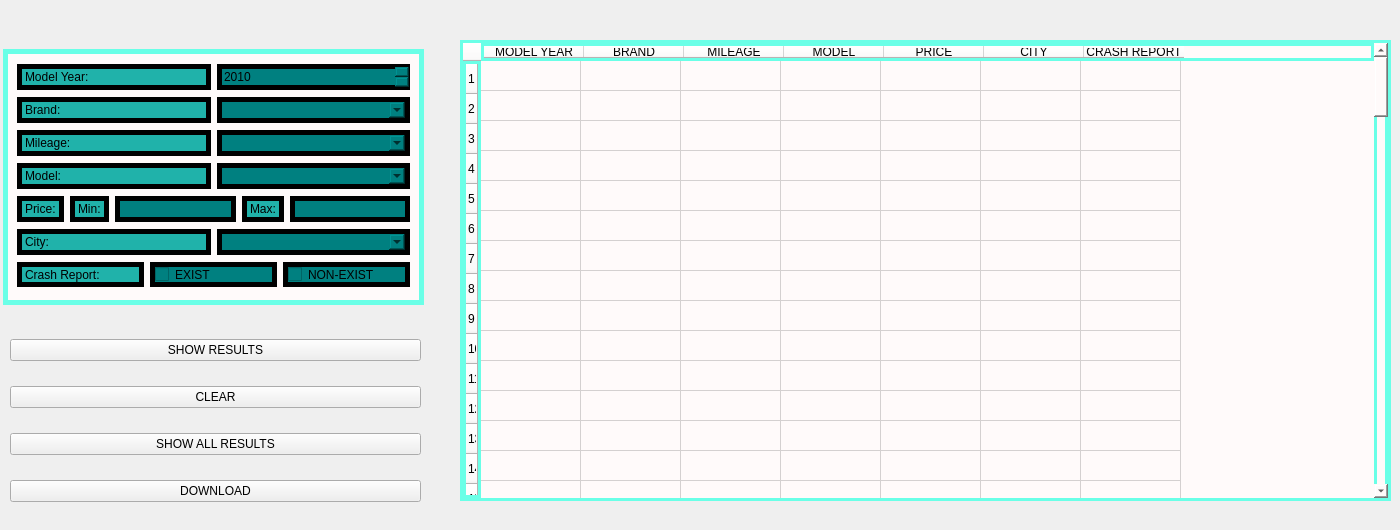
  <widget class="QWidget" name="centralwidget">
   <widget class="QTableWidget" name="tableWidget">
    <property name="geometry">
     <rect>
      <x>460</x>
      <y>40</y>
      <width>931</width>
      <height>461</height>
     </rect>
    </property>
    <property name="styleSheet">
     <string notr="true">border-style: solid;
border-width: 3px;
border-color: #6affe7;
background-color: #FFFAFA;</string>
    </property>
    <property name="rowCount">
     <number>99</number>
    </property>
    <property name="columnCount">
     <number>7</number>
    </property>
    <row>
     <property name="text">
      <string>1</string>
     </property>
    </row>
    <row>
     <property name="text">
      <string>2</string>
     </property>
    </row>
    <row>
     <property name="text">
      <string>3</string>
     </property>
    </row>
    <row>
     <property name="text">
      <string>4</string>
     </property>
    </row>
    <row/>
    <row/>
    <row/>
    <row/>
    <row/>
    <row/>
    <row/>
    <row/>
    <row/>
    <row/>
    <row/>
    <row/>
    <row/>
    <row/>
    <row/>
    <row/>
    <row/>
    <row/>
    <row/>
    <row/>
    <row/>
    <row/>
    <row/>
    <row/>
    <row/>
    <row/>
    <row/>
    <row/>
    <row/>
    <row/>
    <row/>
    <row/>
    <row/>
    <row/>
    <row/>
    <row/>
    <row/>
    <row/>
    <row/>
    <row/>
    <row/>
    <row/>
    <row/>
    <row/>
    <row/>
    <row/>
    <row/>
    <row/>
    <row/>
    <row/>
    <row/>
    <row/>
    <row/>
    <row/>
    <row/>
    <row/>
    <row/>
    <row/>
    <row/>
    <row/>
    <row/>
    <row/>
    <row/>
    <row/>
    <row/>
    <row/>
    <row/>
    <row/>
    <row/>
    <row/>
    <row/>
    <row/>
    <row/>
    <row/>
    <row/>
    <row/>
    <row/>
    <row/>
    <row/>
    <row/>
    <row/>
    <row/>
    <row/>
    <row/>
    <row/>
    <row/>
    <row/>
    <row/>
    <row/>
    <row/>
    <row/>
    <row/>
    <row/>
    <row/>
    <row/>
    <column>
     <property name="text">
      <string>MODEL YEAR</string>
     </property>
    </column>
    <column>
     <property name="text">
      <string>BRAND</string>
     </property>
     <property name="background">
      <color>
       <red>0</red>
       <green>128</green>
       <blue>128</blue>
      </color>
     </property>
    </column>
    <column>
     <property name="text">
      <string>MILEAGE</string>
     </property>
    </column>
    <column>
     <property name="text">
      <string>MODEL</string>
     </property>
    </column>
    <column>
     <property name="text">
      <string>PRİCE</string>
     </property>
    </column>
    <column>
     <property name="text">
      <string>CITY</string>
     </property>
    </column>
    <column>
     <property name="text">
      <string>CRASH REPORT</string>
     </property>
    </column>
   </widget>
   <widget class="QFrame" name="frameFilter">
    <property name="geometry">
     <rect>
      <x>3</x>
      <y>49</y>
      <width>421</width>
      <height>256</height>
     </rect>
    </property>
    <property name="styleSheet">
     <string notr="true">border-style: solid;
border-width: 5px;
border-color: #6affe7;
background-color: #FFFAFA;</string>
    </property>
    <property name="frameShape">
     <enum>QFrame::StyledPanel</enum>
    </property>
    <property name="frameShadow">
     <enum>QFrame::Raised</enum>
    </property>
    <layout class="QGridLayout" name="gridLayout">
     <item row="0" column="0">
      <layout class="QVBoxLayout" name="verticalLayoutFilter">
       <item>
        <layout class="QHBoxLayout" name="horizontalLayout">
         <item>
          <widget class="QLabel" name="label">
           <property name="styleSheet">
            <string notr="true">color: black;
border-color: black;
background-color: #20B2AA;</string>
           </property>
           <property name="text">
            <string>Model Year:</string>
           </property>
          </widget>
         </item>
         <item>
          <widget class="QSpinBox" name="spinBox">
           <property name="styleSheet">
            <string notr="true">QSpinBox{
	border-color:black;
	color: black;
	background-color: #008080;
}
QSpinBox:hover{
	background-color: #57fff1;
}</string>
           </property>
           <property name="minimum">
            <number>2010</number>
           </property>
           <property name="maximum">
            <number>2024</number>
           </property>
          </widget>
         </item>
        </layout>
       </item>
       <item>
        <layout class="QHBoxLayout" name="horizontalLayout_2">
         <item>
          <widget class="QLabel" name="label_2">
           <property name="styleSheet">
            <string notr="true">color: black;
border-color: black;
background-color: #20B2AA;</string>
           </property>
           <property name="text">
            <string>Brand:</string>
           </property>
          </widget>
         </item>
         <item>
          <widget class="QComboBox" name="comboBox_2">
           <property name="cursor">
            <cursorShape>PointingHandCursor</cursorShape>
           </property>
           <property name="styleSheet">
            <string notr="true">QComboBox{
	border-color:black;
	color: black;
	background-color: #008080;
}
QComboBox:hover{
	background-color: #57fff1;
}</string>
           </property>
          </widget>
         </item>
        </layout>
       </item>
       <item>
        <layout class="QHBoxLayout" name="horizontalLayout_3">
         <item>
          <widget class="QLabel" name="label_3">
           <property name="styleSheet">
            <string notr="true">color: black;
border-color: black;
background-color: #20B2AA;</string>
           </property>
           <property name="text">
            <string>Mileage:</string>
           </property>
          </widget>
         </item>
         <item>
          <widget class="QComboBox" name="comboBox_3">
           <property name="cursor">
            <cursorShape>PointingHandCursor</cursorShape>
           </property>
           <property name="styleSheet">
            <string notr="true">QComboBox{
	border-color:black;
	color: black;
	background-color: #008080;
}
QComboBox:hover{
	background-color: #57fff1;
}</string>
           </property>
          </widget>
         </item>
        </layout>
       </item>
       <item>
        <layout class="QHBoxLayout" name="horizontalLayout_4">
         <item>
          <widget class="QLabel" name="label_4">
           <property name="styleSheet">
            <string notr="true">color: black;
border-color: black;
background-color: #20B2AA;</string>
           </property>
           <property name="text">
            <string>Model:</string>
           </property>
          </widget>
         </item>
         <item>
          <widget class="QComboBox" name="comboBox">
           <property name="cursor">
            <cursorShape>PointingHandCursor</cursorShape>
           </property>
           <property name="styleSheet">
            <string notr="true">QComboBox{
	border-color:black;
	color: black;
	background-color: #008080;
}
QComboBox:hover{
	background-color: #57fff1;
}</string>
           </property>
          </widget>
         </item>
        </layout>
       </item>
       <item>
        <layout class="QHBoxLayout" name="horizontalLayout_5"/>
       </item>
       <item>
        <layout class="QHBoxLayout" name="horizontalLayout_8">
         <item>
          <widget class="QLabel" name="label_5">
           <property name="styleSheet">
            <string notr="true">color: black;
border-color: black;
background-color: #20B2AA;</string>
           </property>
           <property name="text">
            <string>Price:</string>
           </property>
          </widget>
         </item>
         <item>
          <widget class="QLabel" name="label_8">
           <property name="styleSheet">
            <string notr="true">color: black;
border-color: black;
background-color: #20B2AA;</string>
           </property>
           <property name="text">
            <string>Min:</string>
           </property>
          </widget>
         </item>
         <item>
          <widget class="QLineEdit" name="lineEdit_8">
           <property name="styleSheet">
            <string notr="true">QLineEdit{
	border-color:black;
	color: black;
	background-color: #008080;
}
QLineEdit:hover{
	background-color: #57fff1;
}</string>
           </property>
           <property name="inputMask">
            <string>999999999999</string>
           </property>
           <property name="text">
            <string/>
           </property>
          </widget>
         </item>
         <item>
          <widget class="QLabel" name="label_9">
           <property name="styleSheet">
            <string notr="true">color: black;
border-color: black;
background-color: #20B2AA;</string>
           </property>
           <property name="text">
            <string>Max:</string>
           </property>
          </widget>
         </item>
         <item>
          <widget class="QLineEdit" name="lineEdit_9">
           <property name="styleSheet">
            <string notr="true">QLineEdit{
	border-color:black;
	color: black;
	background-color: #008080;
}
QLineEdit:hover{
	background-color: #57fff1;
}</string>
           </property>
           <property name="inputMask">
            <string>999999999999</string>
           </property>
           <property name="text">
            <string/>
           </property>
          </widget>
         </item>
        </layout>
       </item>
       <item>
        <layout class="QHBoxLayout" name="horizontalLayout_6">
         <item>
          <widget class="QLabel" name="label_6">
           <property name="styleSheet">
            <string notr="true">color: black;
border-color: black;
background-color: #20B2AA;</string>
           </property>
           <property name="text">
            <string>City:</string>
           </property>
          </widget>
         </item>
         <item>
          <widget class="QComboBox" name="comboBox_4">
           <property name="cursor">
            <cursorShape>PointingHandCursor</cursorShape>
           </property>
           <property name="styleSheet">
            <string notr="true">QComboBox{
	border-color:black;
	color: black;
	background-color: #008080;
}
QComboBox:hover{
	background-color: #57fff1;
}</string>
           </property>
           <item>
            <property name="text">
             <string/>
            </property>
           </item>
           <item>
            <property name="text">
             <string>ADANA </string>
            </property>
           </item>
           <item>
            <property name="text">
             <string>ADIYAMAN</string>
            </property>
           </item>
           <item>
            <property name="text">
             <string>AFYON</string>
            </property>
           </item>
           <item>
            <property name="text">
             <string>AĞRI</string>
            </property>
           </item>
           <item>
            <property name="text">
             <string>AMASYA</string>
            </property>
           </item>
           <item>
            <property name="text">
             <string>ANKARA</string>
            </property>
           </item>
           <item>
            <property name="text">
             <string>ANTALYA</string>
            </property>
           </item>
           <item>
            <property name="text">
             <string>ARTVİN</string>
            </property>
           </item>
           <item>
            <property name="text">
             <string>AYDIN</string>
            </property>
           </item>
           <item>
            <property name="text">
             <string>BALIKESİR</string>
            </property>
           </item>
           <item>
            <property name="text">
             <string>BİLECİK</string>
            </property>
           </item>
           <item>
            <property name="text">
             <string>BİNGÖL</string>
            </property>
           </item>
           <item>
            <property name="text">
             <string>BİTLİS</string>
            </property>
           </item>
           <item>
            <property name="text">
             <string>BOLU</string>
            </property>
           </item>
           <item>
            <property name="text">
             <string>BURDUR</string>
            </property>
           </item>
           <item>
            <property name="text">
             <string>BURSA</string>
            </property>
           </item>
           <item>
            <property name="text">
             <string>ÇANAKKALE</string>
            </property>
           </item>
           <item>
            <property name="text">
             <string>ÇANKIRI</string>
            </property>
           </item>
           <item>
            <property name="text">
             <string>ÇORUM</string>
            </property>
           </item>
           <item>
            <property name="text">
             <string>DENİZLİ</string>
            </property>
           </item>
           <item>
            <property name="text">
             <string>DİYARBAKIR</string>
            </property>
           </item>
           <item>
            <property name="text">
             <string>EDİRNE</string>
            </property>
           </item>
           <item>
            <property name="text">
             <string>ELAZIĞ</string>
            </property>
           </item>
           <item>
            <property name="text">
             <string>ERZİNCAN</string>
            </property>
           </item>
           <item>
            <property name="text">
             <string>ERZURUM</string>
            </property>
           </item>
           <item>
            <property name="text">
             <string>ESKİŞEHİR</string>
            </property>
           </item>
           <item>
            <property name="text">
             <string>GAZİANTEP</string>
            </property>
           </item>
           <item>
            <property name="text">
             <string>GİRESUN</string>
            </property>
           </item>
           <item>
            <property name="text">
             <string>GÜMÜŞHANE</string>
            </property>
           </item>
           <item>
            <property name="text">
             <string>HAKKARİ</string>
            </property>
           </item>
           <item>
            <property name="text">
             <string>HATAY</string>
            </property>
           </item>
           <item>
            <property name="text">
             <string>ISPARTA</string>
            </property>
           </item>
           <item>
            <property name="text">
             <string>MERSİN</string>
            </property>
           </item>
           <item>
            <property name="text">
             <string>İSTANBUL</string>
            </property>
           </item>
           <item>
            <property name="text">
             <string>İZMİR</string>
            </property>
           </item>
           <item>
            <property name="text">
             <string>KARS</string>
            </property>
           </item>
           <item>
            <property name="text">
             <string>KASTAMONU</string>
            </property>
           </item>
           <item>
            <property name="text">
             <string>KAYSERİ</string>
            </property>
           </item>
           <item>
            <property name="text">
             <string>KIRKLARELİ</string>
            </property>
           </item>
           <item>
            <property name="text">
             <string>KIRŞEHİR</string>
            </property>
           </item>
           <item>
            <property name="text">
             <string>KOCAELİ</string>
            </property>
           </item>
           <item>
            <property name="text">
             <string>KONYA</string>
            </property>
           </item>
           <item>
            <property name="text">
             <string>KÜTAHYA</string>
            </property>
           </item>
           <item>
            <property name="text">
             <string>MALATYA</string>
            </property>
           </item>
           <item>
            <property name="text">
             <string>MANİSA</string>
            </property>
           </item>
           <item>
            <property name="text">
             <string>KAHRAMANMARAŞ</string>
            </property>
           </item>
           <item>
            <property name="text">
             <string>MARDİN</string>
            </property>
           </item>
           <item>
            <property name="text">
             <string>MUĞLA</string>
            </property>
           </item>
           <item>
            <property name="text">
             <string>MUŞ</string>
            </property>
           </item>
           <item>
            <property name="text">
             <string>NEVŞEHİR</string>
            </property>
           </item>
           <item>
            <property name="text">
             <string>NİĞDE</string>
            </property>
           </item>
           <item>
            <property name="text">
             <string>ORDU</string>
            </property>
           </item>
           <item>
            <property name="text">
             <string>RİZE</string>
            </property>
           </item>
           <item>
            <property name="text">
             <string>SAKARYA</string>
            </property>
           </item>
           <item>
            <property name="text">
             <string>SAMSUN</string>
            </property>
           </item>
           <item>
            <property name="text">
             <string>SİİRT</string>
            </property>
           </item>
           <item>
            <property name="text">
             <string>SİNOP</string>
            </property>
           </item>
           <item>
            <property name="text">
             <string>SİVAS</string>
            </property>
           </item>
           <item>
            <property name="text">
             <string>TEKİRDAĞ</string>
            </property>
           </item>
           <item>
            <property name="text">
             <string>TOKAT</string>
            </property>
           </item>
           <item>
            <property name="text">
             <string>TRABZON</string>
            </property>
           </item>
           <item>
            <property name="text">
             <string>TUNCELİ</string>
            </property>
           </item>
           <item>
            <property name="text">
             <string>ŞANLIURFA</string>
            </property>
           </item>
           <item>
            <property name="text">
             <string>UŞAK</string>
            </property>
           </item>
           <item>
            <property name="text">
             <string>ZONGULDAK</string>
            </property>
           </item>
           <item>
            <property name="text">
             <string>AKSARAY</string>
            </property>
           </item>
           <item>
            <property name="text">
             <string>BAYBURT</string>
            </property>
           </item>
           <item>
            <property name="text">
             <string>KARAMAN</string>
            </property>
           </item>
           <item>
            <property name="text">
             <string>KIRIKKALE</string>
            </property>
           </item>
           <item>
            <property name="text">
             <string>BATMAN</string>
            </property>
           </item>
           <item>
            <property name="text">
             <string>ŞIRNAK</string>
            </property>
           </item>
           <item>
            <property name="text">
             <string>BARTIN</string>
            </property>
           </item>
           <item>
            <property name="text">
             <string>ARDAHAN</string>
            </property>
           </item>
           <item>
            <property name="text">
             <string>IĞDIR</string>
            </property>
           </item>
           <item>
            <property name="text">
             <string>YALOVA</string>
            </property>
           </item>
           <item>
            <property name="text">
             <string>KARABÜK</string>
            </property>
           </item>
           <item>
            <property name="text">
             <string>KİLİS</string>
            </property>
           </item>
           <item>
            <property name="text">
             <string>OSMANİYE</string>
            </property>
           </item>
           <item>
            <property name="text">
             <string>DÜZCE</string>
            </property>
           </item>
          </widget>
         </item>
        </layout>
       </item>
       <item>
        <layout class="QHBoxLayout" name="horizontalLayout_7">
         <item>
          <widget class="QLabel" name="label_7">
           <property name="styleSheet">
            <string notr="true">color: black;
border-color: black;
background-color: #20B2AA;</string>
           </property>
           <property name="text">
            <string>Crash Report:</string>
           </property>
          </widget>
         </item>
         <item>
          <widget class="QCheckBox" name="checkBox">
           <property name="cursor">
            <cursorShape>PointingHandCursor</cursorShape>
           </property>
           <property name="styleSheet">
            <string notr="true">QCheckBox{
	border-color:black;
	color: black;
	background-color: #008080;
}
QCheckBox:hover{
	background-color: #57fff1;
}</string>
           </property>
           <property name="text">
            <string>EXIST</string>
           </property>
           <property name="autoExclusive">
            <bool>true</bool>
           </property>
          </widget>
         </item>
         <item>
          <widget class="QCheckBox" name="checkBox_2">
           <property name="cursor">
            <cursorShape>PointingHandCursor</cursorShape>
           </property>
           <property name="styleSheet">
            <string notr="true">QCheckBox{
	border-color:black;
	color: black;
	background-color: #008080;
}
QCheckBox:hover{
	background-color: #57fff1;
}</string>
           </property>
           <property name="text">
            <string>NON-EXIST </string>
           </property>
           <property name="autoExclusive">
            <bool>true</bool>
           </property>
          </widget>
         </item>
        </layout>
       </item>
      </layout>
     </item>
    </layout>
   </widget>
   <widget class="QWidget" name="layoutWidget">
    <property name="geometry">
     <rect>
      <x>10</x>
      <y>320</y>
      <width>411</width>
      <height>201</height>
     </rect>
    </property>
    <layout class="QVBoxLayout" name="verticalLayoutButton">
     <item>
      <widget class="QPushButton" name="pushButton">
       <property name="cursor">
        <cursorShape>PointingHandCursor</cursorShape>
       </property>
       <property name="styleSheet">
        <string notr="true">QPushButton{
	border-color:  #6affe7;
	border-width: 5px;
}
QPushButton:hover{
	background-color: #57fff1;
	color: black;
}
QPushButton:pressed{
	background-color: #0eff93;
	color: black;
}</string>
       </property>
       <property name="text">
        <string>SHOW RESULTS</string>
       </property>
      </widget>
     </item>
     <item>
      <widget class="QPushButton" name="pushButton_2">
       <property name="cursor">
        <cursorShape>PointingHandCursor</cursorShape>
       </property>
       <property name="styleSheet">
        <string notr="true">QPushButton{
	border-color:  #6affe7;
	border-width: 5px;
}
QPushButton:hover{
	background-color: #57fff1;
	color: black;
}
QPushButton:pressed{
	background-color: #0eff93;
	color: black;
}</string>
       </property>
       <property name="text">
        <string>CLEAR</string>
       </property>
      </widget>
     </item>
     <item>
      <widget class="QPushButton" name="pushButton_3">
       <property name="cursor">
        <cursorShape>PointingHandCursor</cursorShape>
       </property>
       <property name="styleSheet">
        <string notr="true">QPushButton{
	border-color:  #6affe7;
	border-width: 5px;
}
QPushButton:hover{
	background-color: #57fff1;
	color: black;
}
QPushButton:pressed{
	background-color: #0eff93;
	color: black;
}</string>
       </property>
       <property name="text">
        <string>SHOW ALL RESULTS</string>
       </property>
      </widget>
     </item>
     <item>
      <widget class="QPushButton" name="pushButton_4">
       <property name="cursor">
        <cursorShape>PointingHandCursor</cursorShape>
       </property>
       <property name="styleSheet">
        <string notr="true">QPushButton{
	border-color:  #6affe7;
	border-width: 5px;
}
QPushButton:hover{
	background-color: #57fff1;
	color: black;
}
QPushButton:pressed{
	background-color: #0eff93;
	color: black;
}</string>
       </property>
       <property name="text">
        <string>DOWNLOAD</string>
       </property>
      </widget>
     </item>
    </layout>
   </widget>
  </widget>
